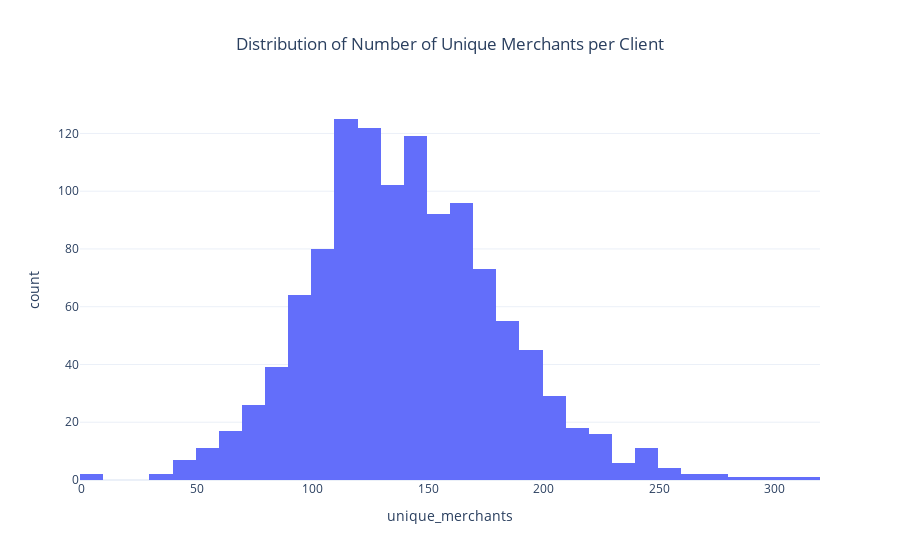

Notebook source saved alongside this figure:
### Code cell
tx_count = merged_df_small.groupby('client_id')['merchant_id'].nunique().reset_index(name='unique_merchants')
fig = px.histogram(tx_count, x='unique_merchants', nbins=50,
                   title='Distribution of Number of Unique Merchants per Client')
fig.update_layout(template='plotly_white', title_x=0.5)
fig.show()

### Figure 1 — Plotly figure (JSON) as saved in the notebook; plotly's stock layout.template omitted (floating-point values rounded to 4 significant figures; data arrays with more than 128 entries replaced by an {"elided": "..."} marker saying what was removed)
{"data": [{"bingroup": "x", "hovertemplate": "unique_merchants=%{x}<br>count=%{y}<extra></extra>", "legendgroup": "", "marker": {"color": "#636efa", "pattern": {"shape": ""}}, "name": "", "nbinsx": 50, "orientation": "v", "showlegend": false, "type": "histogram", "x": {"elided": "1169 int values"}, "xaxis": "x", "yaxis": "y"}], "layout": {"barmode": "relative", "legend": {"tracegroupgap": 0}, "title": {"text": "Distribution of Number of Unique Merchants per Client", "x": 0.5}, "xaxis": {"anchor": "y", "domain": [0, 1], "title": {"text": "unique_merchants"}}, "yaxis": {"anchor": "x", "domain": [0, 1], "title": {"text": "count"}}}}
